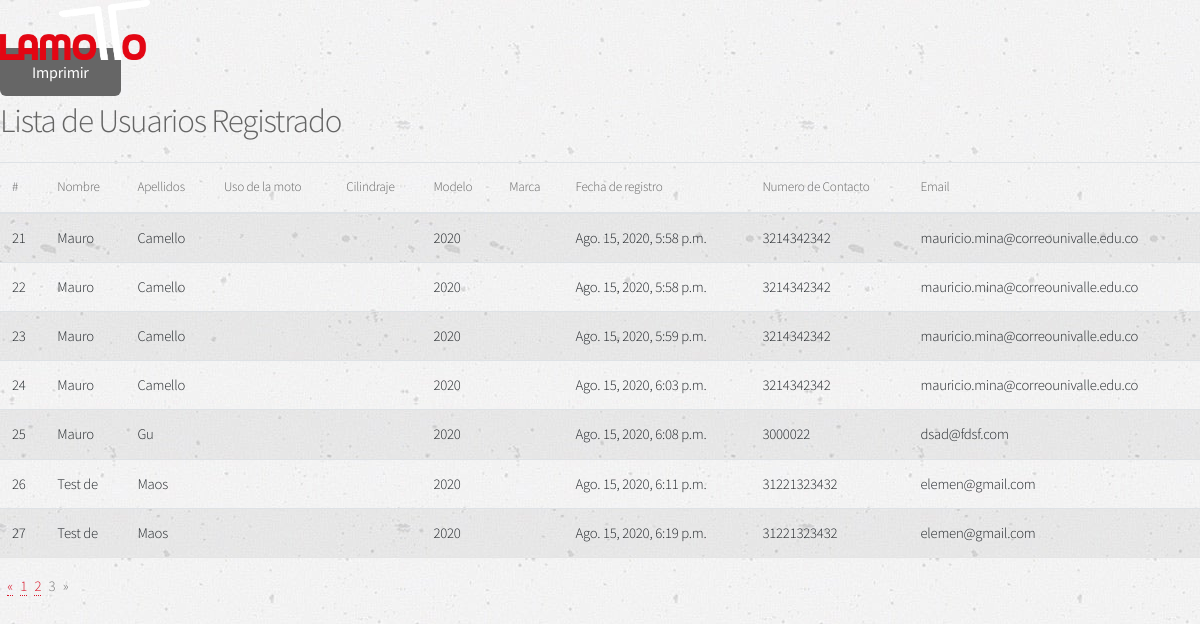
Page /register?page=3 (signed in) on the committed database.
### website/home/models.py (models this page shows, shortened)
class Client(models.Model):
    phone_regex = RegexValidator(regex=r'^\+?1?\d{9,15}$', message="Phone number must be entered in the format: '+999999999'. Up to 12 digits allowed.")
    phone_number = models.CharField(validators=[phone_regex], max_length=12, blank=True)
    placa = models.CharField(max_length=7, blank=True)
    cedula = models.IntegerField(validators=[MaxValueValidator(999999999999), MinValueValidator(9999999)] )
    name = models.CharField(max_length=200)
    last_name = models.CharField(max_length=200)
    email = models.EmailField(max_length=70, null=True, blank=True)
    created_date = models.DateTimeField(default=timezone.now)
    model_date = models.IntegerField(default=date.today().year, validators=[MaxValueValidator(years_number_max(1)), MinValueValidator(years_number_min(20))] )

### website/home/views.py (the view)
# urls.py: path('register', register, name='register'),
def register(request):
    if request.user.is_anonymous:
        return redirect('home')
    user_list = Client.objects.all()
    page = request.GET.get('page', 1)
    paginator = Paginator(user_list, 10)
    try:
        users = paginator.page(page)
    except PageNotAnInteger:
        users = paginator.page(1)
    except EmptyPage:
        users = paginator.page(paginator.num_pages)
    return render(request, 'information.html', { 'users': users })

### website/templates/information.html (shortened to what this page needs)
{% load static %}
<html>
<head>
	<link rel="stylesheet" href="//code.jquery.com/ui/1.12.1/themes/base/jquery-ui.css">
	<link rel="stylesheet" href="https://stackpath.bootstrapcdn.com/bootstrap/4.5.0/css/bootstrap.min.css"
>
</head>
<body class="landing is-preload">
	<div id="page-wrapper">
		<header id="header" class="alt">
			<a href="{% url 'home' %}"><img src="{% static 'images/logo-lamotto.png' %}" alt="Logo la motto"
					style="width:150px;height:60px;" /></a>
		</header>
		<br>
		<br>
		<div id="print_div" class="">
			<input class="btn btn-primary" type='button' id='btn' value='Imprimir' onclick='printDiv();'>
			<br>
			<h2>Lista de Usuarios Registrado</h2>
			<table class="table table-striped">
				<thead>
					<tr>
						<th scope="col">#</th>
						<th scope="col">Nombre</th>
						<th scope="col">Apellidos</th>
						<th scope="col">Uso de la moto</th>
						<th scope="col">Cilindraje</th>
						<th scope="col">Modelo</th>
						<th scope="col">Marca</th>
						<th scope="col">Fecha de registro</th>
						<th scope="col">Numero de Contacto</th>
						<th scope="col">Email</th>
					</tr>
				</thead>
				<tbody>
					{% for user in users %}
					<tr>
						<td>{{ user.id }}</td>
						<td>{{ user.name }}</td>
						<td>{{ user.last_name }}</td>
						<td>{{ user.motorbike_use }}</td>
						<td>{{ user.cylinder_head }}</td>
						<td>{{ user.model_date }}</td>
						<td>{{ user.manufacturer }}</td>
						<td>{{ user.created_date }}</td>
						<td>{{ user.phone_number }}</td>
						<td>{{ user.email }}</td>
					</tr>
					{% endfor %}
				</tbody>
			</table>
			{% if users.has_other_pages %}
			<ul class="pagination">
				{% if users.has_previous %}
				<li><a href="?page={{ users.previous_page_number }}">&laquo;</a></li>
				{% else %}
				<li class="disabled"><span>&laquo;</span></li>
				{% endif %}
				{% for i in users.paginator.page_range %}
				{% if users.number == i %}
				<li class="active"><span>{{ i }} <span class="sr-only">(current)</span></span></li>
				{% else %}
				<li><a href="?page={{ i }}">{{ i }}</a></li>
				{% endif %}
				{% endfor %}
				{% if users.has_next %}
				<li><a href="?page={{ users.next_page_number }}">&raquo;</a></li>
				{% else %}
				<li class="disabled"><span>&raquo;</span></li>
				{% endif %}
			</ul>
			{% endif %}
		</div>
		<link rel="stylesheet" href="{% static 'assets/css/main.css' %}" />
</body>
</html>

### website/static/assets/css/main.css (style rules this page uses)
html, body, div, span, applet, object, iframe, h1, h2, h3, h4, h5, h6, p, blockquote, pre, a, abbr, acronym, address, big, cite, code, del, dfn, em, img, ins, kbd, q, s, samp, small, strike, strong, sub, sup, tt, var, b, u, i, center, dl, dt, dd, ol, ul, li, fieldset, form, label, legend, table, caption, tbody, tfoot, thead, tr, th, td, article, aside, canvas, details, embed, figure, figcaption, footer, header, hgroup, menu, nav, output, ruby, section, summary, time, mark, audio, video { margin: 0; padding: 0; border: 0; font-size: 100%; font: inherit; vertical-align: baseline; }
article, aside, details, figcaption, figure, footer, header, hgroup, menu, nav, section { display: block; }
body { line-height: 1; }
ol, ul { list-style: none; }
table { border-collapse: collapse; border-spacing: 0; }
body { -webkit-text-size-adjust: none; }
input, select, textarea { -moz-appearance: none; -webkit-appearance: none; -ms-appearance: none; appearance: none; }
body { -ms-overflow-style: scrollbar; }
html { box-sizing: border-box; }
*, *:before, *:after { box-sizing: inherit; }
body { background: #f5f5f5; background-image: url('../../images/mt-1517-home-pattern.jpg'); background-position: left top; background-repeat: repeat; background-size: auto; }
body, input, select, textarea { color: #777; font-family: "Source Sans Pro", sans-serif; font-size: 16pt; font-weight: 300; line-height: 1.65em; letter-spacing: -0.015em; }
a { -moz-transition: color 0.2s ease-in-out, border-bottom-color 0.2s ease-in-out; -webkit-transition: color 0.2s ease-in-out, border-bottom-color 0.2s ease-in-out; -ms-transition: color 0.2s ease-in-out, border-bottom-color 0.2s ease-in-out; transition: color 0.2s ease-in-out, border-bottom-color 0.2s ease-in-out; border-bottom: dotted 1px; color: #d81428; text-decoration: none; }
h1, h2, h3, h4, h5, h6 { color: #646464; font-weight: 300; line-height: 1em; margin: 0 0 0.5em 0; }
h2 { font-size: 2.25em; line-height: 1.5em; letter-spacing: -0.035em; }
ul { list-style: disc; margin: 0 0 2em 0; padding-left: 1em; }
ul li { padding-left: 0.5em; }
table { margin: 0 0 2em 0; width: 100%; }
table tbody tr { border: solid 1px #e5e5e5; border-left: 0; border-right: 0; }
table tbody tr:nth-child(2n + 1) { background-color: #f8f8f8; }
table td { padding: 0.75em 0.75em; }
table th { color: #646464; font-size: 0.9em; font-weight: 300; padding: 0 0.75em 0.75em 0.75em; text-align: left; }
table thead { border-bottom: solid 2px #e5e5e5; }
input[type="submit"], input[type="reset"], input[type="button"], .button { -moz-appearance: none; -webkit-appearance: none; -ms-appearance: none; appearance: none; -moz-transition: background-color 0.2s ease-in-out, color 0.2s ease-in-out; -webkit-transition: background-color 0.2s ease-in-out, color 0.2s ease-in-out; -ms-transition: background-color 0.2s ease-in-out, color 0.2s ease-in-out; transition: background-color 0.2s ease-in-out, color 0.2s ease-in-out; background-color: #666; border-radius: 6px; border: 0; color: #ffffff; cursor: pointer; display: inline-block; font-weight: 400; height: 3em; line-height: 3em; padding: 0 2em; text-align: center; text-decoration: none; white-space: nowrap; }
#page-wrapper { padding-top: 3em; }
body.landing #page-wrapper { padding-top: 0; }
#header { background: #444; color: #bbb; cursor: default; height: 3.25em; left: 0; line-height: 3.25em; position: fixed; top: 0; width: 100%; z-index: 10000; }
#header.alt { -moz-animation: none; -webkit-animation: none; -ms-animation: none; animation: none; background: none; color: rgba(255, 255, 255, 0.75); position: absolute; }
@media screen and (max-width: 1680px) { body, input, select, textarea { font-size: 13pt; } }
@media screen and (max-width: 1280px) { body, input, select, textarea { font-size: 11pt; } }

### rows in the picture
Client: id "21", name "Mauro", last_name "Camello", model_date "2020", created_date "Ago. 15, 2020, 5:58 p.m.", phone_number "3214342342", email "mauricio.mina@correounivalle.edu.co"
Client: id "22", name "Mauro", last_name "Camello", model_date "2020", created_date "Ago. 15, 2020, 5:58 p.m.", phone_number "3214342342", email "mauricio.mina@correounivalle.edu.co"
Client: id "23", name "Mauro", last_name "Camello", model_date "2020", created_date "Ago. 15, 2020, 5:59 p.m.", phone_number "3214342342", email "mauricio.mina@correounivalle.edu.co"
Client: id "24", name "Mauro", last_name "Camello", model_date "2020", created_date "Ago. 15, 2020, 6:03 p.m.", phone_number "3214342342", email "mauricio.mina@correounivalle.edu.co"
Client: id "25", name "Mauro", last_name "Gu", model_date "2020", created_date "Ago. 15, 2020, 6:08 p.m.", phone_number "3000022", email "dsad@fdsf.com"
Client: id "26", name "Test de", last_name "Maos", model_date "2020", created_date "Ago. 15, 2020, 6:11 p.m.", phone_number "31221323432", email "elemen@gmail.com"
Client: id "27", name "Test de", last_name "Maos", model_date "2020", created_date "Ago. 15, 2020, 6:19 p.m.", phone_number "31221323432", email "elemen@gmail.com"

### other values in the picture
{{ i }} "1" "2"
{{ i }} "3"
